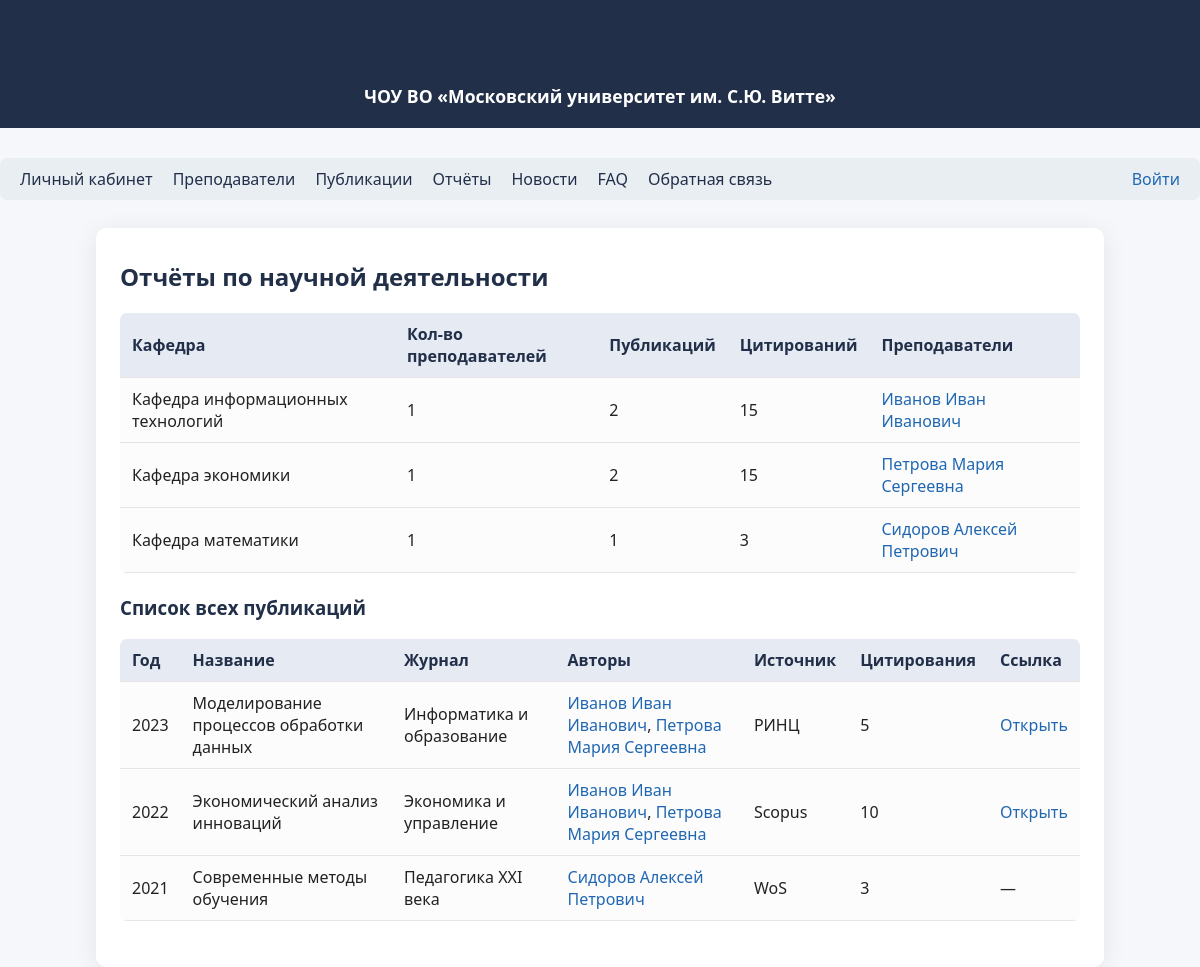
The page /reports on the database as committed earlier.
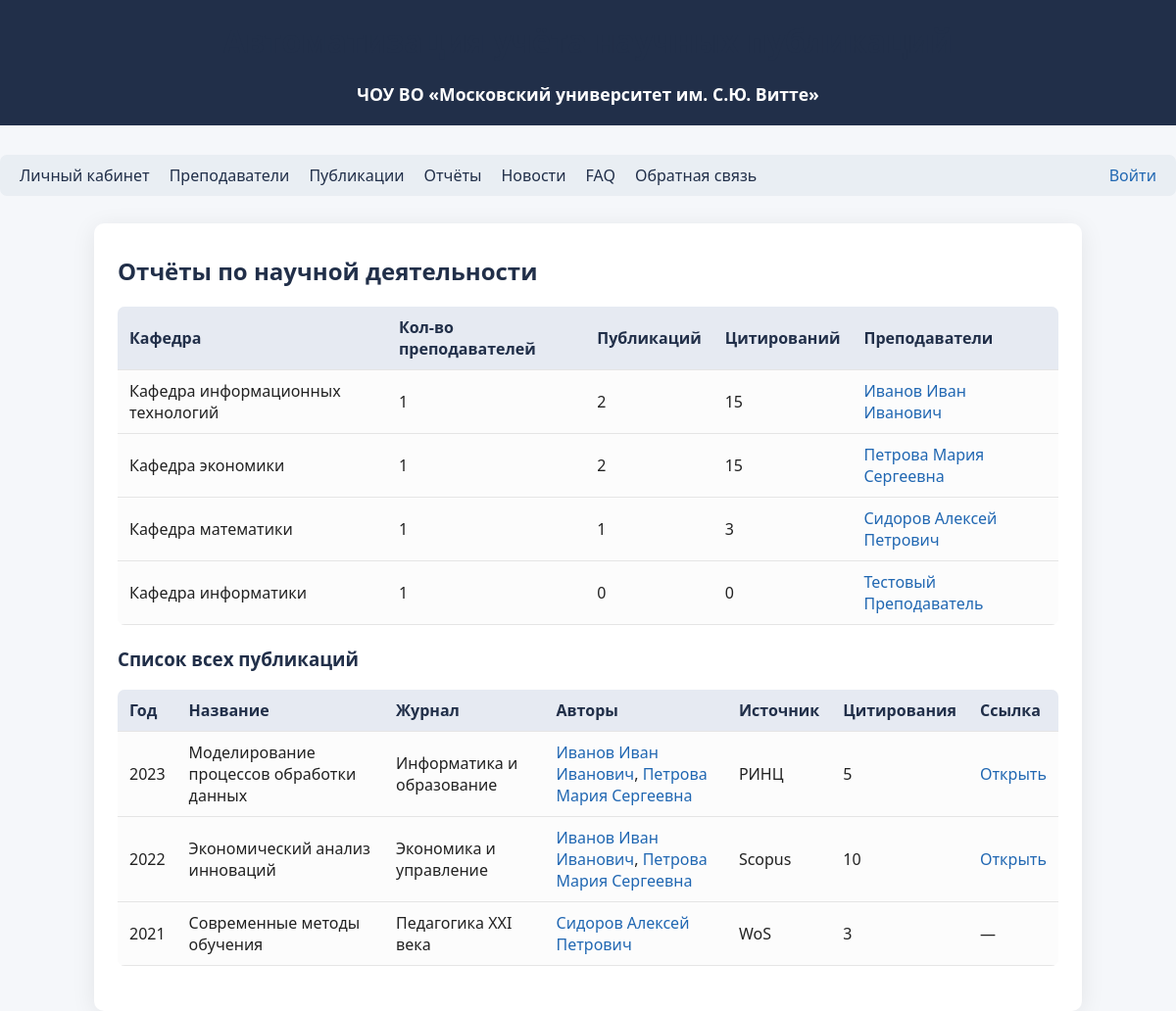
The same page on the database as committed later.
### tables this page shows
CREATE TABLE lecturers (
            id INTEGER PRIMARY KEY AUTOINCREMENT,
            fio TEXT,
            position TEXT,
            department TEXT,
            academic_degree TEXT,
            orcid TEXT,
            email TEXT
        );

CREATE TABLE publications (
            id INTEGER PRIMARY KEY AUTOINCREMENT,
            title TEXT,
            year INTEGER,
            journal TEXT,
            source TEXT,
            link TEXT,
            citations INTEGER,
            doi TEXT,
            status TEXT DEFAULT 'new',
            review_comment TEXT,
            revision_deadline TEXT,
            reviewer_id INTEGER
        );

### app/routes.py (the view)
@bp.route('/reports')
def reports():
    lecturers = get_all_lecturers()
    pubs = get_all_publications()
    departments = {}
    for l in lecturers:
        dep = l['department']
        if dep not in departments:
            departments[dep] = {'lecturers': [], 'publications': 0, 'citations': 0}
        departments[dep]['lecturers'].append(l)
        pubs_by_l = get_publications_by_lecturer(l['id'])
        departments[dep]['publications'] += len(pubs_by_l)
        departments[dep]['citations'] += sum([int(p['citations']) for p in pubs_by_l if p['citations']])
    return render_template('reports.html', departments=departments, pubs=pubs)

### app/models.py (called while the page is built)
def get_db():
    db = getattr(g, '_database', None)
    if db is None:
        db = g._database = sqlite3.connect(DATABASE)
        db.row_factory = sqlite3.Row
    return db

def get_all_lecturers():
    db = get_db()
    return db.execute(
        "SELECT * FROM lecturers"
    ).fetchall()

def get_all_publications():
    db = get_db()
    pubs = db.execute(
        "SELECT * FROM publications ORDER BY year DESC"
    ).fetchall()
    return pubs

def get_publications_by_lecturer(lecturer_id):
    db = get_db()
    pubs = db.execute(
        "SELECT p.* FROM publications p "
        "JOIN lecturer_publications lp ON p.id = lp.publication_id "
        "WHERE lp.lecturer_id = ? ORDER BY p.year DESC",
        (lecturer_id,)
    ).fetchall()
    return pubs

### app/routes.py (called while the page is built)
@bp.before_app_request
def load_logged_in_user():
    user_id = session.get('user_id')
    g.user = get_user_by_id(user_id) if user_id else None

### app/templates/reports.html (shortened to what this page needs)
{% extends "base.html" %}
{% block content %}
<h2>Отчёты по научной деятельности</h2>
<table>
    <thead>
        <tr>
            <th>Кафедра</th>
            <th>Кол-во преподавателей</th>
            <th>Публикаций</th>
            <th>Цитирований</th>
            <th>Преподаватели</th>
        </tr>
    </thead>
    <tbody>
    {% for department, data in departments.items() %}
        <tr>
            <td>{{ department }}</td>
            <td>{{ data['lecturers']|length }}</td>
            <td>{{ data['publications'] }}</td>
            <td>{{ data['citations'] }}</td>
            <td>
                {% for l in data['lecturers'] %}
                    <a href="{{ url_for('main.lecturer_profile', lecturer_id=l['id']) }}">{{ l['fio'] }}</a>{% if not loop.last %}, {% endif %}
                {% endfor %}
            </td>
        </tr>
    {% endfor %}
    </tbody>
</table>
<h3>Список всех публикаций</h3>
<table>
    <thead>
        <tr>
            <th>Год</th>
            <th>Название</th>
            <th>Журнал</th>
            <th>Авторы</th>
            <th>Источник</th>
            <th>Цитирования</th>
            <th>Ссылка</th>
        </tr>
    </thead>
    <tbody>
    {% for pub in pubs %}
        <tr>
            <td>{{ pub['year'] }}</td>
            <td>{{ pub['title'] }}</td>
            <td>{{ pub['journal'] }}</td>
            <td>
                {% set authors = [] %}
                {% for lecturer in get_all_lecturers() %}
                    {% for lp in get_publications_by_lecturer(lecturer['id']) %}
                        {% if lp['id'] == pub['id'] %}
                            {% set _ = authors.append('<a href="' ~ url_for('main.lecturer_profile', lecturer_id=lecturer['id']) ~ '">' ~ lecturer['fio'] ~ '</a>') %}
                        {% endif %}
                    {% endfor %}
                {% endfor %}
                {{ authors|join(', ')|safe }}
            </td>
            <td>{{ pub['source'] }}</td>
            <td>{{ pub['citations']|default(0) }}</td>
            <td>
                {% if pub['link'] %}
                    <a href="{{ pub['link'] }}" target="_blank">Открыть</a>
                {% else %}
                    —
                {% endif %}
            </td>
        </tr>
    {% endfor %}
    </tbody>
</table>
{% endblock %}

### app/templates/base.html (shortened to what this page needs)
<!DOCTYPE html>
<html lang="ru">
<head>
    <link rel="stylesheet" href="{{ url_for('static', filename='css/style.css') }}">
</head>
<body>
    <div class="header">
        <h1>Автоматизация учёта научных публикаций</h1>
        <div style="font-size:1.1em;margin-top:5px;">
            <b>ЧОУ ВО «Московский университет им. С.Ю. Витте»</b>
        </div>
    </div>
    <nav>
        <a href="{{ url_for('main.profile') }}">Личный кабинет</a>
        <a href="{{ url_for('main.lecturers') }}">Преподаватели</a>
        <a href="{{ url_for('main.publications') }}">Публикации</a>
        <a href="{{ url_for('main.reports') }}">Отчёты</a>
        <a href="{{ url_for('main.news_list') }}">Новости</a>
        <a href="{{ url_for('main.faq') }}">FAQ</a>
        <a href="{{ url_for('main.feedback') }}">Обратная связь</a>
        {% if g.user %}
            <a href="{{ url_for('main.logout') }}" style="margin-left:auto;color:#b21f1f;">Выйти</a>
        {% else %}
            <a href="{{ url_for('main.login') }}" style="margin-left:auto;color:#2067b2;">Войти</a>
        {% endif %}
    </nav>
    <div class="container">
        {% block content %}{% endblock %}
    </div>
</body>
</html>

### app/static/css/style.css (style rules this page uses)
body { font-family: 'Segoe UI', Arial, sans-serif; background: #f5f7fa; margin: 0; padding: 0; color: #222; }
.header { background: #212f49; color: #fff; padding: 20px 0; text-align: center; margin-bottom: 30px; }
.container { max-width: 960px; margin: 0 auto; background: #fff; padding: 32px 24px 24px 24px; border-radius: 10px; box-shadow: 0 4px 24px 0 rgba(0,0,0,0.08); }
h1, h2, h3 { color: #212f49; margin-top: 0; }
a { color: #2067b2; text-decoration: none; }
nav { margin-bottom: 28px; background: #e9eef3; padding: 10px 20px; border-radius: 7px; display: flex; gap: 20px; justify-content: center; }
nav a { color: #212f49; font-weight: 500; }
table { border-collapse: collapse; width: 100%; margin-bottom: 22px; background: #fcfcfc; border-radius: 7px; overflow: hidden; }
th, td { padding: 10px 12px; text-align: left; border-bottom: 1px solid #e5e5e5; }
th { background: #e6eaf2; color: #212f49; font-weight: 600; }

Rows that differ between the two databases and show on the page:
added lecturers: department "Кафедра информатики", lecturers|length "1", publications "0", citations "0", fio "Тестовый Преподаватель"
